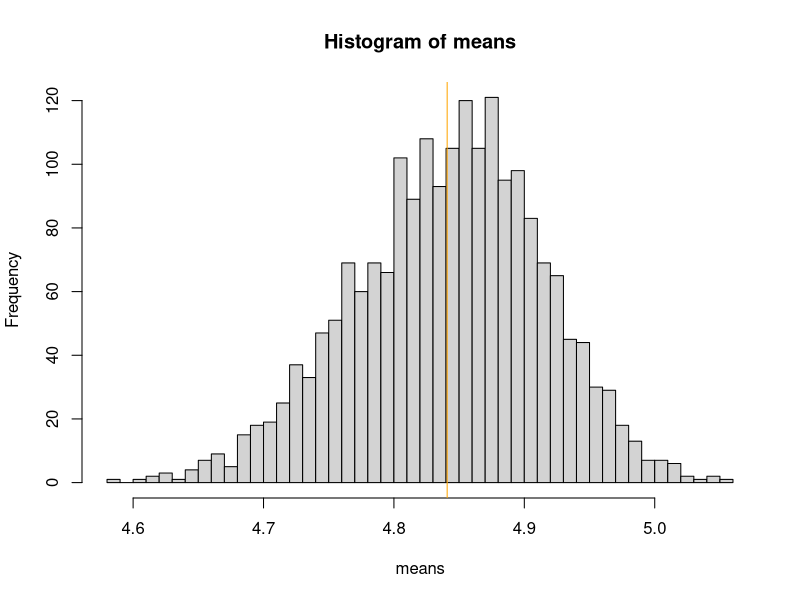
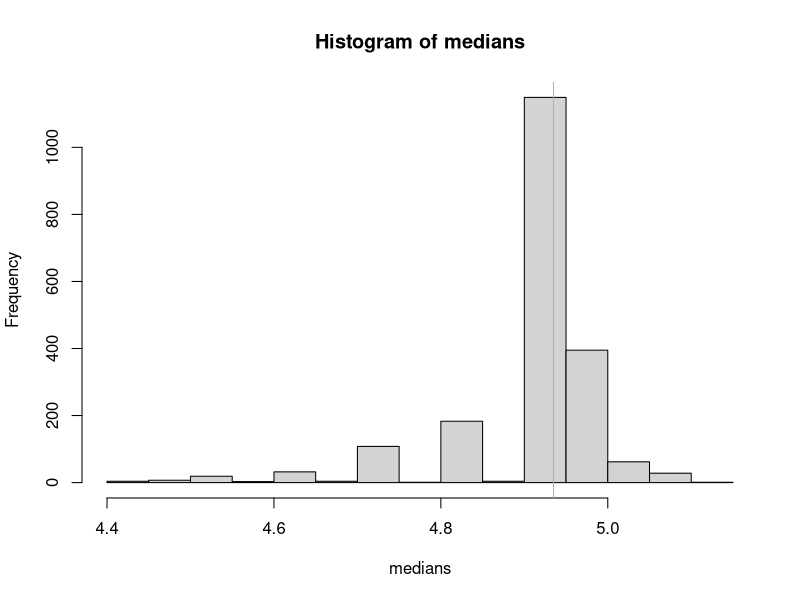

Reproduce these figures in R, in order.
## ---- chunk 1
data <- c(4.94, 5.06, 4.53, 5.07, 4.99, 5.16, 4.38, 4.43, 4.93, 4.72, 4.92, 4.96)
n <- length(data)
## ---- chunk 2
original_mean <- mean(data)
original_median <- median(data)
print(paste('Mean:', original_mean))
print(paste('Median:', original_median))
## ---- chunk 3
matrikelnummer <- 12223411
set.seed(matrikelnummer)
n_samples <- 2000
samples <- replicate(2000, sample(data, size=n, replace=TRUE))
means <- numeric(2000)
for(i in 1:2000){
  means[i] <- mean(samples[,i]) 
}
## ---- chunk 4
print(paste('First 20: ', mean(means[1:20])))
print(paste('First 200: ', mean(means[1:200])))
print(paste('First 2000: ', mean(means[1:200])))
## ---- chunk 5
hist(means, breaks = 50)
abline(v=original_mean, col='orange')
## ---- chunk 6
a <- .025
b <- 1-a
print(paste('Conf.  Int. for means (20):', quantile(means[1:20], a), quantile(means[1:20], b)))

print(paste('Conf.  Int. for means (200):', quantile(means[1:200], a), quantile(means[1:200], b)))

print(paste('Conf.  Int. for means (2000):', quantile(means[1:2000], a), quantile(means[1:2000], b)))



true_confidence_interval <- t.test(data, conf.level = 0.95)$conf.int
true_confidence_interval

## ---- chunk 7
set.seed(matrikelnummer)
n_samples <- 2000
samples <- replicate(2000, sample(data, size=n, replace=TRUE))
medians <- numeric(2000)
for(i in 1:2000){
  medians[i] <- median(samples[,i]) 
}
## ---- chunk 8
print(paste('First 20: ', mean(medians[1:20])))
print(paste('First 200: ', mean(medians[1:200])))
print(paste('First 2000: ', mean(medians[1:200])))
## ---- chunk 9
hist(medians)
abline(v=original_median, col='orange')
## ---- chunk 10
a <- .025
b <- 1 - a
print(paste('Conf.  Int. for medians (20):', quantile(medians[1:20], a), quantile(medians[1:20], b)))

print(paste('Conf.  Int. for medians (200):', quantile(medians[1:200], a), quantile(medians[1:200], b)))

print(paste('Conf.  Int. for medians (2000):', quantile(medians[1:2000], a), quantile(medians[1:2000], b)))

## ---- chunk 11
set.seed(1234)
x.clean <- rnorm(n = 1960)
x.cont <- runif(40, min = 4, max = 5)

x <- c(x.clean, x.cont)
set.seed(matrikelnummer)

## ---- chunk 12
table <- data.frame(
  sample=c('X', 'X.clean'),
  Mean=c(mean(x), mean(x.clean)),
  Median=c(median(x), median(x.clean)),
  TrimmedMean=c(mean(x, trim=0.05), mean(x.clean, trim=0.05))
)

knitr::kable(table, caption = "X vs X.clean")
## ---- chunk 13

m <- 2000
samples_x <- replicate(m, sample(x, size=length(x), replace=TRUE))
means_x <- numeric(m)
for (i in 1:m) {means_x[i] <- mean(samples_x[,i])}

samples_x_clean <- replicate(m, sample(x, size=length(x.clean), replace=TRUE))
means_x_clean <- numeric(length(samples_x_clean))
for (i in 1:m) {means_x_clean[i] <- mean(samples_x_clean[,i])}

standard_error_x <- sqrt(1 / (m - 1) * sum((means_x - mean(means_x))^2))

standard_error_x_clean <- sqrt(1 / (m - 1) * sum((means_x_clean - mean(means_x_clean))^2))

a <- 0.05
b <- 1 - a
ci_mean = c(
  quantile(means_x, a), quantile(means_x, b),
  quantile(means_x_clean, a), quantile(means_x_clean, b)
)

medians_x <- numeric(m)
for (i in 1:m) {means_x[i] <- median(samples_x[,i])}
medians_x_clean <- numeric(m)
for (i in 1:m) {means_x_clean[i] <- median(samples_x_clean[,i])}
trimmean_x <- numeric(m)
for (i in 1:m) {trimmean_x[i] <- mean(samples_x[,i], trim=0.05)}
trimmean_x_clean <- numeric(m)
for (i in 1:m) {trimmean_x_clean[i] <- mean(samples_x_clean[,i], trim=0.05)}

ci_median = c(
    quantile(medians_x, a), quantile(medians_x, b),
    quantile(medians_x_clean, a), quantile(medians_x_clean, b))

ci_trimmean = c(
  quantile(trimmean_x, a), quantile(trimmean_x, b),
  quantile(trimmean_x_clean, a), quantile(trimmean_x_clean, b))

table <- data.frame(
  sample=c('X', 'X.clean'),
  StandardError=c(standard_error_x, standard_error_x_clean),
  CIMeanLeft=c(ci_mean[1], ci_mean[3]),
  CIMeanRight=c(ci_mean[2], ci_mean[4]),
  CIMedianLeft=c(ci_median[1], ci_median[3]),
  CIMedianRight=c(ci_median[2], ci_median[4]),
  CITrimMeanLeft=c(ci_trimmean[1], ci_trimmean[3]),
  CITrimMeanRight=c(ci_trimmean[2], ci_trimmean[4])
)

knitr::kable(table, caption = "SE and Confidence intervals for differnt estimators")

